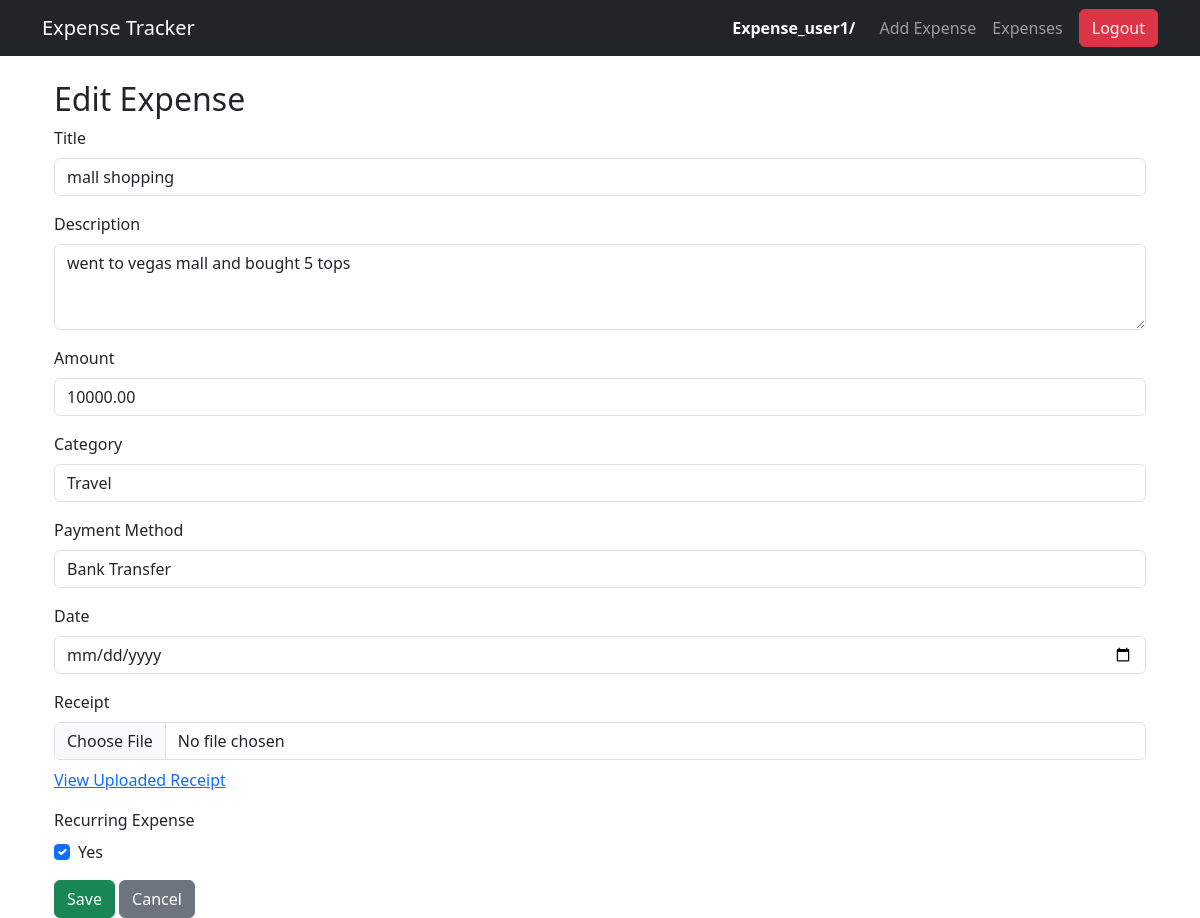
/expenses/update/14/ (signed in), run on an earlier commit of the app's database.
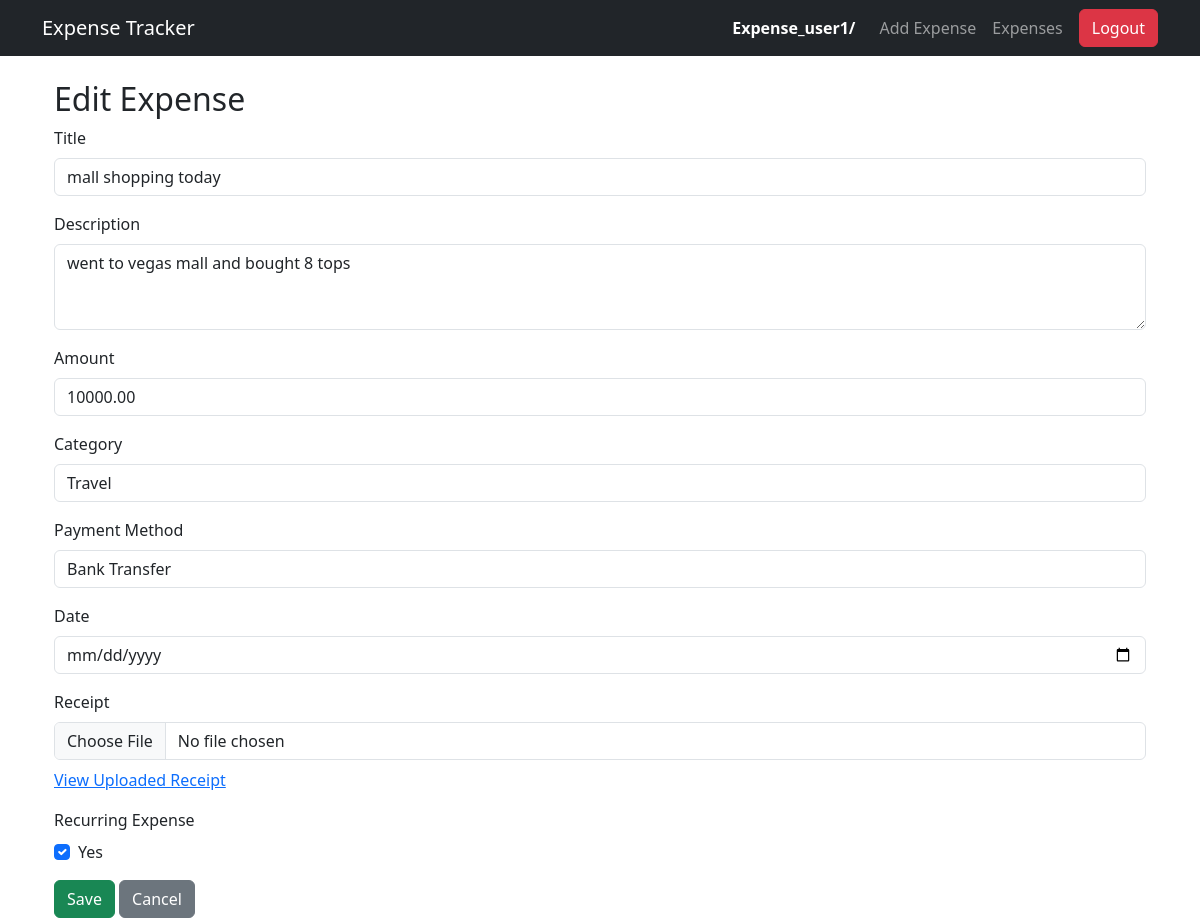
And on a later commit of the database.
### expenses/models.py (models this page shows, shortened)
class Expense(models.Model):
    CATEGORY_CHOICES = [
        ('Food', 'Food'),
        ('Travel', 'Travel'),
        ('Shopping', 'Shopping'),
        ('Bills', 'Bills'),
        ('Entertainment', 'Entertainment'),
        ('Others', 'Others'),
    ]
    PAYMENT_METHOD_CHOICES = [
        ('Cash', 'Cash'),
        ('Credit Card', 'Credit Card'),
        ('Bank Transfer', 'Bank Transfer'),
    ]
    user = models.ForeignKey(User, on_delete=models.CASCADE)
    title = models.CharField(max_length=200)
    description = models.TextField(blank=True, null=True)
    amount = models.DecimalField(max_digits=10, decimal_places=2)
    category = models.CharField(max_length=15, choices=CATEGORY_CHOICES)
    payment_method = models.CharField(max_length=20, choices=PAYMENT_METHOD_CHOICES, default='Cash')
    date = models.DateField()
    created_at = models.DateTimeField(auto_now_add=True)
    is_recurring = models.BooleanField(default=False)
    updated_at = models.DateTimeField(auto_now=True)
    is_active = models.BooleanField(default=True)
    receipt_url = models.URLField(blank=True, null=True)

### expenses/views.py (the view)
# urls.py: path('expenses/update/<int:expense_id>/', views.update_expense, name='update_expense'),
@login_required
def update_expense(request, expense_id):
    try:
        if request.user.is_superuser:
            expense = Expense.objects.get(id=expense_id)
        else:
            expense = Expense.objects.get(id=expense_id, user=request.user, is_active=True)
    except Expense.DoesNotExist:
        raise Http404("Expense not found")
    if request.method == "POST":
        form = ExpenseForm(request.POST, request.FILES, instance=expense)
        if form.is_valid():
            updated_expense = form.save(commit=False)
            if request.FILES.get('receipt'):
                file_obj = request.FILES['receipt']
                uploaded_url = upload_to_s3(file_obj, settings.AWS_S3_BUCKET_NAME)
                updated_expense.receipt_url = uploaded_url
            updated_expense.save()
            if updated_expense.amount >= 300:
                send_sns_alert(
                    message=f"⚠️ High Expense Updated!\n\nUser: {request.user.username}\nAmount: ₹{updated_expense.amount}\nCategory: {updated_expense.category}\nTitle: {updated_expense.title}",
                    subject="Updated Expense Alert"
                )
            log_to_cloudwatch(f"[EXPENSE UPDATED] ₹{updated_expense.amount} - {updated_expense.category} by {request.user.username}")
            messages.success(request, "Expense updated successfully!")
            return redirect('expenses:expense_list')
        else:
            print("Update form is invalid:", form.errors)
    else:
        form = ExpenseForm(instance=expense)
    return render(request, 'expenses/expense_form.html', {'form': form, 'expense': expense})

### expenses/forms.py
class ExpenseForm(forms.ModelForm):
    receipt = forms.FileField(required=False, widget=forms.ClearableFileInput(attrs={'class': 'form-control'}))
    class Meta:
        model = Expense
        fields = ['title',
        'description',
        'amount',
        'category',
        'payment_method',
        'date',
        'receipt',
        'is_recurring']
        widgets = {
            'title': forms.TextInput(attrs={'class': 'form-control'}),
            'description': forms.Textarea(attrs={'class': 'form-control'}),
            'amount': forms.NumberInput(attrs={'class': 'form-control'}),
            'category': forms.Select(attrs={'class': 'form-control'}),
            'payment_method': forms.Select(attrs={'class': 'form-control'}),
            'date': forms.DateInput(attrs={'type': 'date', 'class': 'form-control'}),
            'is_recurring': forms.CheckboxInput(attrs={'class': 'form-check-input'}),
        }

### expenses/templates/expenses/expense_form.html (shortened to what this page needs)
{% extends 'expenses/base.html' %}
{% block content %}
<div class="container">
    <h2>{% if expense %}Edit Expense{% else %}Add Expense{% endif %}</h2>
    <form method="post" enctype="multipart/form-data" onsubmit="return validateExpenseForm()">
        <div class="mb-3">
            <label class="form-label" for="title">Title</label>
            <input type="text" class="form-control" id="title" name="title" placeholder="Enter title"
                   required pattern="^[A-Za-z0-9 ]{3,30}$"
                   title="Title must be 3-30 characters long and contain only letters, numbers, and spaces."
                   value="{{ form.title.value|default_if_none:'' }}"
                   oninput="validateField(this)">
        </div>
        <div class="mb-3">
            <label class="form-label" for="description">Description</label>
            <textarea name="description" id="description" class="form-control" rows="3"
                      placeholder="Optional description...">{{ form.description.value|default_if_none:'' }}</textarea>
        </div>
        <div class="mb-3">
            <label class="form-label" for="amount">Amount</label>
            <input type="number" name="amount" id="amount" class="form-control" required min="1" step="0.01"
                   pattern="^\d+(\.\d{1,2})?$"
                   title="Amount must be greater than 0 with up to 2 decimal places."
                   value="{{ form.amount.value|default_if_none:'' }}"
                   oninput="validateAmount()">
        </div>
        <div class="mb-3">
            <label class="form-label" for="category">Category</label>
            {{ form.category }}
        </div>
        <div class="mb-3">
            <label class="form-label" for="payment_method">Payment Method</label>
            {{ form.payment_method }}
        </div>
        <div class="mb-3">
            <label class="form-label" for="date">Date</label>
            <input type="date" name="date" id="date" class="form-control" required
                   title="Date cannot be in the future."
                   value="{{ form.date.value|default_if_none:'' }}"
                   oninput="validateDate()">
        </div>
        <div class="mb-3">
            <label class="form-label">Receipt</label>
            {{ form.receipt }}
            {% if expense and expense.receipt_url %}
                <div class="mt-2">
                    <a href="{{ expense.receipt_url }}" target="_blank">View Uploaded Receipt</a>
                </div>
            {% endif %}
        </div>
        <div class="mb-3">
            <label class="form-label">Recurring Expense</label>
            <div class="form-check">
                <input type="checkbox" name="is_recurring" class="form-check-input" id="is_recurring"
                       {% if form.is_recurring.value %}checked{% endif %}>
                <label class="form-check-label" for="is_recurring">Yes</label>
            </div>
        </div>
        <button type="submit" class="btn btn-success">Save</button>
        <a href="{% url 'expenses:expense_list' %}" class="btn btn-secondary">Cancel</a>
    </form>
</div>
{% endblock %}

What changed in the data, as far as the page shows it:
changed Expense "Travel": title "mall shopping" → "mall shopping today"; description "went to vegas mall and bought 5 tops" → "went to vegas mall and bought 8 tops"
